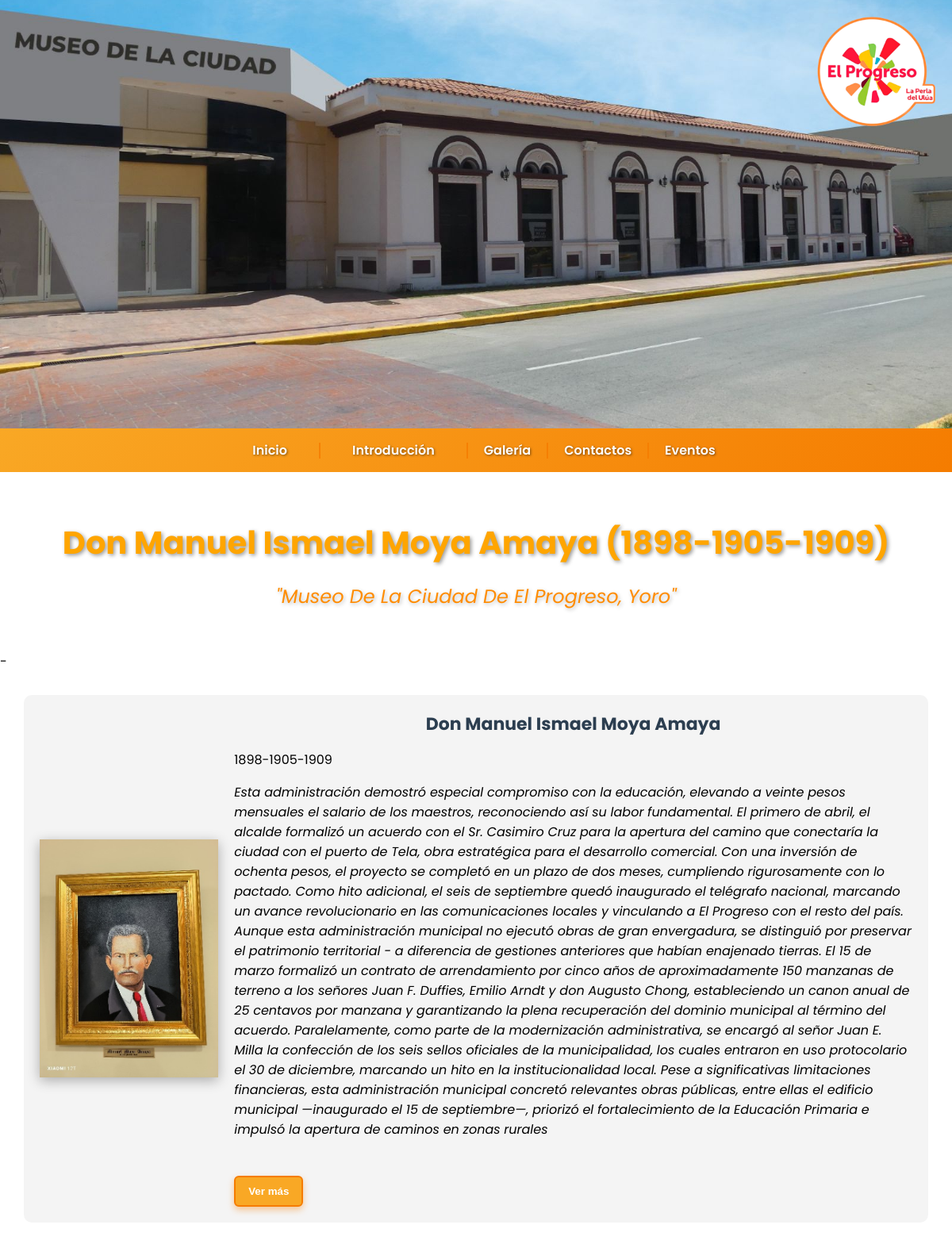
Screenshot of /alcaldes_data/don_manuel_ismael_moya_amaya.php with the database file from the repository.
### tables this page shows
CREATE TABLE `alcaldes` (
  `id` int(11) NOT NULL,
  `nombre` varchar(150) NOT NULL,
  `descripcion` text DEFAULT NULL,
  `frase` text DEFAULT NULL,
  `periodo` varchar(100) DEFAULT NULL,
  `imagen` varchar(255) DEFAULT NULL,
  `orden` int(11) DEFAULT 0,
  `es_actual` tinyint(1) NOT NULL DEFAULT 0,
  `archivo` varchar(255) DEFAULT NULL
);

### alcaldes_data/don_manuel_ismael_moya_amaya.php (the view, shortened to what this page needs)
<?php include '../PHP/config.php'; ?>
<!DOCTYPE html>
<html lang="en">
  <head>
    <link rel="stylesheet" href="../css/EstilosGenerales.css" />
    <link rel="stylesheet" href="../css/EstilosContactos.css" />
    <link
      rel="stylesheet"
      href="https://cdnjs.cloudflare.com/ajax/libs/font-awesome/5.15.4/css/all.min.css"
    />
  </head>
  <body>
    <header class="encabezado">
      <div class="contenido-encabezado">
        <a href="inicioSecion.html">
          <img
          src="Imagenes/Encabezado/LogoMuni.png"
          alt="Logo"
          class="logo"
          style="cursor: pointer"
        />
        </a>
      </div>
    </header>
     <nav class="barra-menu">
      <ul>
        <li><a href="PaginaPrincipal.php">Inicio</a></li>
        <div class="separador"></div>
        <li><a href="#" onclick="abrirModal('Intro')">Introducción</a></li>
        <div class="separador"></div>
        <a href="galeria.php">Galería</a>
        <div class="separador"></div>
        <a href="Contacto.html">Contactos</a>
        <div class="inscriccion separador"></div>
        <a href="Evento.php">Eventos</a>
      </ul>
    </nav>
    <header class="titulo-container">
      <h1 class="titulo-principal">Don Manuel Ismael Moya Amaya (1898-1905-1909) </h1>
      <h2 class="subtitulo">"Museo De La Ciudad De El Progreso, Yoro"</h2>
    </header>
<main class= "Contenido Principal">
    <?php
    $actual_query = mysqli_query($conn, "SELECT * FROM alcaldes WHERE nombre = 'Don Manuel Ismael Moya Amaya'  LIMIT 1");
    $alcalde_actual = mysqli_fetch_assoc($actual_query);
    ?>
    <?php if ($alcalde_actual): ?>-
      <section class="alcalde">
        <div class="contenedor-alcalde">
          <img src="../<?php echo htmlspecialchars($alcalde_actual['imagen']); ?>" alt="Foto del Alcalde" class="foto-alcalde" onclick="abrirImagenModal(this.src)" />
          <div class="info-alcalde">
            <h3><?php echo htmlspecialchars($alcalde_actual['nombre']); ?></h3>
            <p><?php echo htmlspecialchars($alcalde_actual['periodo']); ?></p>
            <p><em><?php echo htmlspecialchars($alcalde_actual['descripcion']); ?></em></p>
            <button id="verMasBtn" onclick="toggleInfo()">Ver más</button>
          </div>
        </div>
      </section>
    <?php else: ?>
      <p style="text-align:center; color: red;">⚠️ No hay un alcalde actual definido.</p>
    <?php endif; ?>
  </main>
  </body>
</html>

### css/EstilosGenerales.css (style rules this page uses)
body { margin: 0; font-family: 'Poppins', sans-serif; }
.encabezado { background-image: url('../Imagenes/Encabezado/ENCABEZADO.jpeg'); background-size: cover; background-position: center; height: 500px; position: relative; color: white; }
.logo { position: absolute; top: 5px; right: 5px; width: 180px; height: auto; z-index: 2; }
.titulo-container { text-align: center; padding: 2rem 1rem; background-color: white; }
.titulo-principal { color: orange; font-size: 2.5rem; text-shadow: 2px 2px 5px rgba(0, 0, 0, 0.4); margin-bottom: 0.5rem; }
.subtitulo { color: darkorange; font-size: 1.5rem; font-weight: normal; font-style: italic; text-shadow: 1.5px 1.5px 5px rgba(0, 0, 0, 0.25); }
.barra-menu { background: linear-gradient(135deg, #f9a825, #f57c00); padding: 15px 0; box-shadow: 0 2px 8px rgba(0, 0, 0, 0.1); }
.barra-menu ul { list-style: none; display: flex; justify-content: center; align-items: center; padding: 0; margin: 0; }
.barra-menu li { margin: 0 20px; }
.barra-menu a { text-decoration: none; color: white; font-weight: 600; font-family: 'Poppins', sans-serif; font-size: 16px; transition: all 0.3s ease; text-shadow: 1px 1px 3px rgba(0, 0, 0, 0.5); }
.separador { width: 2px; height: 20px; background-color: #f57c00; margin: 0 20px; opacity: 0.8; }
header { padding: 20px; background-color: #2c3e50; color: white; }
.contenedor-alcalde { display: flex; align-items: center; padding: 20px; background-color: #f4f4f4; border-radius: 10px; margin: 30px; }
.foto-alcalde { width: 300px; height: 300px; object-fit: cover; margin-right: 20px; box-shadow: 0 4px 15px rgba(0, 0, 0, 0.3); }
.info-alcalde h3 { margin: 0; font-size: 22px; color: #2c3e50; }
button { margin-top: 15px; background-color: #f9a825; color: white; border: 2px solid #f57c00; padding: 10px 16px; border-radius: 6px; cursor: pointer; font-weight: bold; box-shadow: 0 4px 8px rgba(245, 124, 0, 0.4); transition: background-color 0.3s, box-shadow 0.3s; }

### css/EstilosContactos.css (style rules this page uses)
h3 { text-align: center; font-size: 2rem; margin-bottom: 30px; color: #f57c00; }

### rows the page displays
alcaldes: imagen (picture), nombre "Don Manuel Ismael Moya Amaya", periodo "1898-1905-1909", descripcion "Esta administración demostró especial compromiso con la educación, elevando a veinte pesos mensuales el salario de los maestros, reconociendo así su labor fundamental. El primero de abril, el alcalde formalizó un acuerdo con el Sr. Casimiro Cruz para la apertura del camino que conectaría la ciudad con el puerto de Tela, obra estratégica para el desarrollo comercial. Con una inversión de ochenta pesos, el proyecto se completó en un plazo de dos meses, cumpliendo rigurosamente con lo pactado. Como hito adicional, el seis de septiembre quedó inaugurado el telégrafo nacional, marcando un avance revolucionario en las comunicaciones locales y vinculando a El Progreso con el resto del país. Aunque…"
